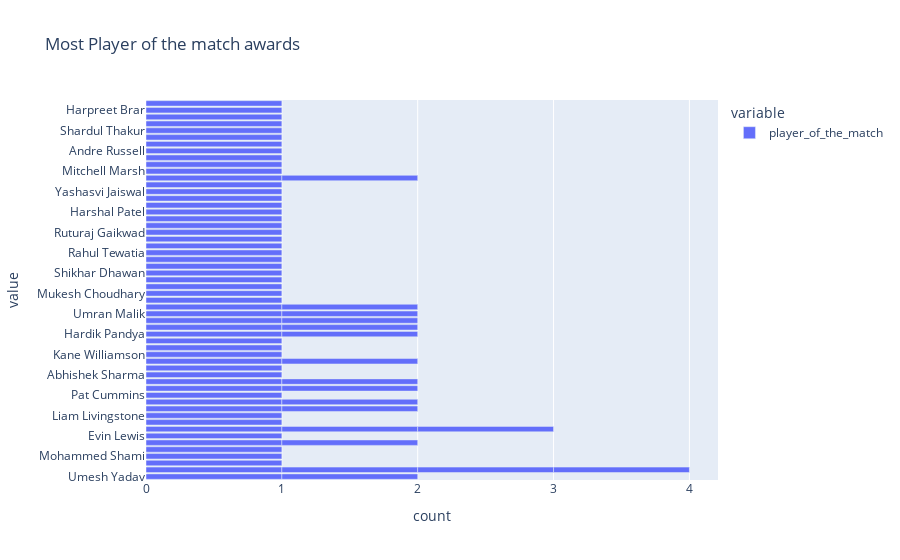

Write notebook code for a chart like this one.
### Code cell
figure = px.bar(data, x = ['player_of_the_match'],
                title = "Most Player of the match awards")
figure.show()

### Figure 1 — Plotly figure (JSON) as saved in the notebook; plotly's stock layout.template omitted (floating-point values rounded to 4 significant figures)
{"data": [{"alignmentgroup": "True", "hovertemplate": "variable=player_of_the_match<br>count=%{x}<br>value=%{y}<extra></extra>", "legendgroup": "player_of_the_match", "marker": {"color": "#636efa", "pattern": {"shape": ""}}, "name": "player_of_the_match", "offsetgroup": "player_of_the_match", "orientation": "h", "showlegend": true, "textposition": "auto", "type": "bar", "x": [1, 1, 1, 1, 1, 1, 1, 1, 1, 1, 1, 1, 1, 1, 1, 1, 1, 1, 1, 1, 1, 1, 1, 1, 1, 1, 1, 1, 1, 1, 1, 1, 1, 1, 1, 1, 1, 1, 1, 1, 1, 1, 1, 1, 1, 1, 1, 1, 1, 1, 1, 1, 1, 1, 1, 1, 1, 1, 1, 1, 1, 1, 1, 1, 1, 1, 1, 1, 1, 1, 1, 1, 1, 1], "xaxis": "x", "y": ["Umesh Yadav", "Kuldeep Yadav", "Odean Smith", "Mohammed Shami", "Sanju Samson", "Wanindu Hasaranga", "Evin Lewis", "Umesh Yadav", "Jos Buttler", "Lockie Ferguson", "Liam Livingstone", "Avesh Khan", "Dinesh Karthik", "Pat Cummins", "Quinton de Kock", "Shubman Gill", "Abhishek Sharma", "Anuj Rawat", "Kuldeep Yadav", "Yuzvendra Chahal", "Kane Williamson", "Shivam Dube", "Mayank Agarwal", "Hardik Pandya", "Rahul Tripathi", "K L Rahul", "Dinesh Karthik", "Umran Malik", "David Miller", "Yuzvendra Chahal", "Faf du Plessis", "Kuldeep Yadav", "Mukesh Choudhary", "Jos Buttler", "Rashid Khan", "Marco Jansen", "K L Rahul", "Shikhar Dhawan", "Riyan Parag", "Umran Malik", "Kuldeep Yadav", "Krunal Pandya", "Rahul Tewatia", "Suruakumar Yadav", "Mohsin Khan", "Ruturaj Gaikwad", "Rinku Singh", "Kagiso Rabada", "Harshal Patel", "David Warner", "Tim David", "Yashasvi Jaiswal", "Avesh Khan", "Wanindu Hasaranga", "Devon Conway", "Jasprit Bumrah", "Shubman Gill", "Mitchell Marsh", "Daniel Sams", "Jonny Bairstow", "Andre Russell", "W. Saha", "Trent Boult", "Shardul Thakur", "Rahul Tripathi", "Quinton de Kock", "Virat Kohli", "R Aswin", "Jasprit Bumrah", "Harpreet Brar", "David Miller", "Rajat Patidar", "Jos Buttler", "Hardik Pandya"], "yaxis": "y"}], "layout": {"autosize": true, "barmode": "relative", "legend": {"title": {"text": "variable"}, "tracegroupgap": 0}, "title": {"text": "Most Player of the match awards"}, "xaxis": {"anchor": "y", "autorange": true, "domain": [0, 1], "range": [0, 4.211], "title": {"text": "count"}, "type": "linear"}, "yaxis": {"anchor": "x", "autorange": true, "domain": [0, 1], "range": [-0.5, 55.5], "title": {"text": "value"}, "type": "category"}}}
